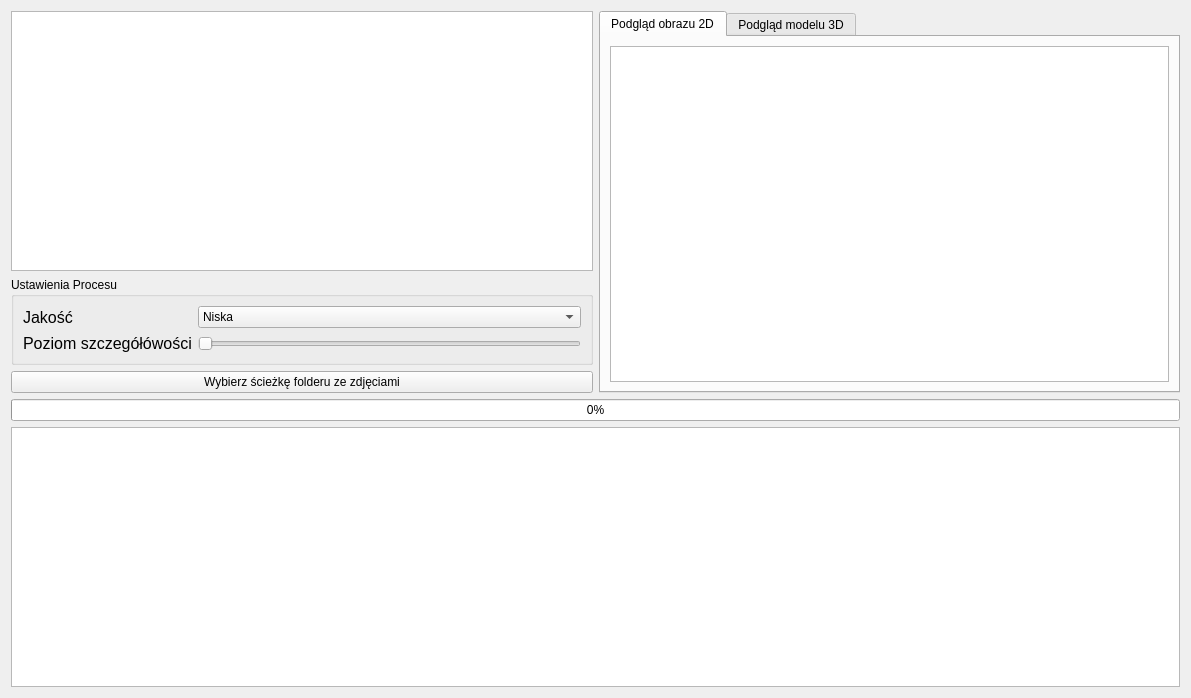
<?xml version="1.0" encoding="UTF-8"?>
<ui version="4.0">
 <class>MainFrame</class>
 <widget class="QFrame" name="MainFrame">
  <property name="geometry">
   <rect>
    <x>0</x>
    <y>0</y>
    <width>1191</width>
    <height>698</height>
   </rect>
  </property>
  <property name="windowTitle">
   <string>Frame</string>
  </property>
  <property name="layoutDirection">
   <enum>Qt::LayoutDirection::LeftToRight</enum>
  </property>
  <layout class="QGridLayout" name="gridLayout">
   <item row="1" column="0">
    <widget class="QGroupBox" name="groupBox">
     <property name="title">
      <string>Ustawienia Procesu</string>
     </property>
     <layout class="QGridLayout" name="gridLayout_3">
      <item row="0" column="0">
       <widget class="QLabel" name="label">
        <property name="font">
         <font>
          <pointsize>12</pointsize>
         </font>
        </property>
        <property name="text">
         <string>Jakość</string>
        </property>
       </widget>
      </item>
      <item row="0" column="1">
       <widget class="QComboBox" name="comboBox">
        <item>
         <property name="text">
          <string>Niska</string>
         </property>
        </item>
        <item>
         <property name="text">
          <string>Średnia</string>
         </property>
        </item>
        <item>
         <property name="text">
          <string>Wysoka</string>
         </property>
        </item>
       </widget>
      </item>
      <item row="1" column="0">
       <widget class="QLabel" name="label_2">
        <property name="font">
         <font>
          <pointsize>12</pointsize>
         </font>
        </property>
        <property name="text">
         <string>Poziom szczegółówości</string>
        </property>
       </widget>
      </item>
      <item row="1" column="1">
       <widget class="QSlider" name="horizontalSlider">
        <property name="orientation">
         <enum>Qt::Orientation::Horizontal</enum>
        </property>
       </widget>
      </item>
     </layout>
    </widget>
   </item>
   <item row="2" column="0">
    <widget class="QPushButton" name="DirectoryButton">
     <property name="text">
      <string>Wybierz ścieżkę folderu ze zdjęciami</string>
     </property>
    </widget>
   </item>
   <item row="3" column="0" colspan="2">
    <widget class="QProgressBar" name="progressBar">
     <property name="enabled">
      <bool>true</bool>
     </property>
     <property name="value">
      <number>0</number>
     </property>
     <property name="orientation">
      <enum>Qt::Orientation::Horizontal</enum>
     </property>
    </widget>
   </item>
   <item row="0" column="0">
    <widget class="QTreeView" name="treeView"/>
   </item>
   <item row="4" column="0" colspan="2">
    <widget class="QTextEdit" name="textEdit">
     <property name="readOnly">
      <bool>true</bool>
     </property>
    </widget>
   </item>
   <item row="0" column="1" rowspan="3">
    <widget class="QTabWidget" name="tabWidget">
     <property name="currentIndex">
      <number>0</number>
     </property>
     <widget class="QWidget" name="tab">
      <attribute name="title">
       <string>Podgląd obrazu 2D</string>
      </attribute>
      <layout class="QHBoxLayout" name="horizontalLayout">
       <item>
        <widget class="QGraphicsView" name="graphicsView"/>
       </item>
      </layout>
     </widget>
     <widget class="QWidget" name="tab_2">
      <attribute name="title">
       <string>Podgląd modelu 3D</string>
      </attribute>
      <layout class="QGridLayout" name="gridLayout_2">
       <item row="0" column="0">
        <widget class="QWidget" name="widget" native="true"/>
       </item>
      </layout>
     </widget>
    </widget>
   </item>
  </layout>
 </widget>
 <resources/>
 <connections/>
</ui>
